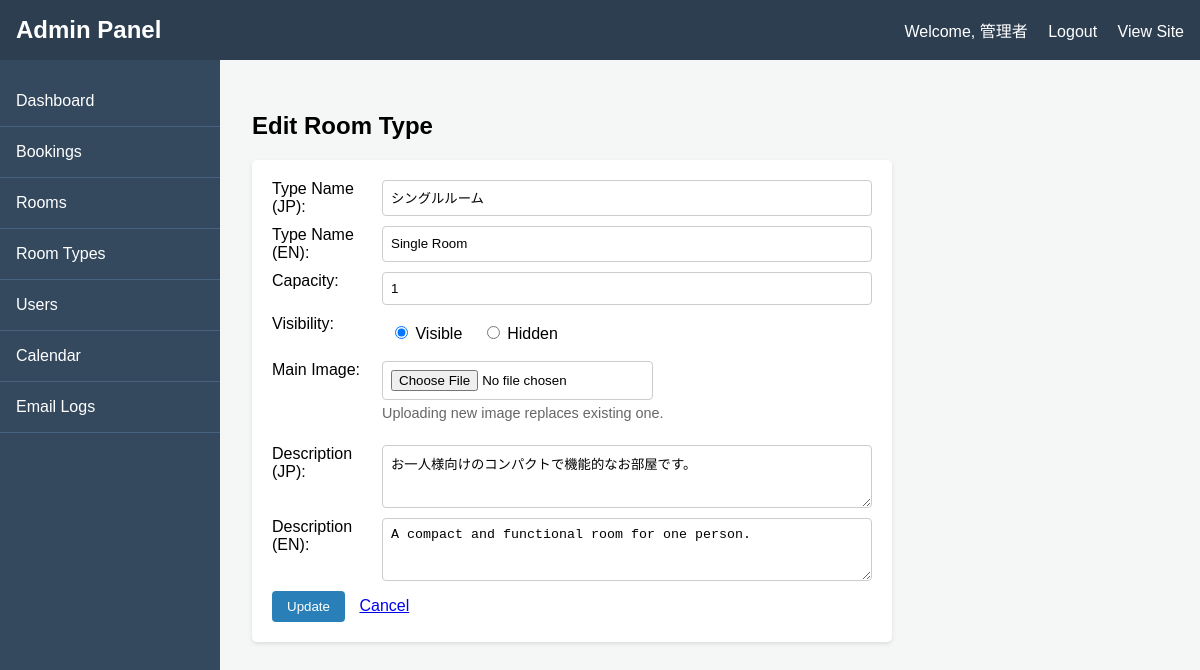
The page /admin/edit_room_type.php?id=1 (signed in) on the database its author committed.
### tables this page shows
CREATE TABLE `room_types` (
  `id` int(11) NOT NULL AUTO_INCREMENT,
  `name` varchar(255) NOT NULL COMMENT '部屋タイプ名',
  `name_en` varchar(255) DEFAULT NULL COMMENT '部屋タイプ名 (English)',
  `description` text DEFAULT NULL COMMENT '説明',
  `description_en` text DEFAULT NULL COMMENT '説明 (English)',
  `capacity` int(11) NOT NULL COMMENT '収容人数',
  `main_image` varchar(255) DEFAULT NULL COMMENT '部屋タイプ代表画像パス',
  `is_visible` tinyint(1) NOT NULL DEFAULT 1 COMMENT 'トップページ表示フラグ (1:表示, 0:非表示)',
  PRIMARY KEY (`id`)
);

### includes/language.php (called while the page is built, shortened)
<?php
$available_langs = ['ja', 'en'];
$default_lang = 'ja';
if (isset($_GET['lang']) && in_array($_GET['lang'], $available_langs)) {
    $current_lang = $_GET['lang'];
    $_SESSION['lang'] = $current_lang;
}
elseif (isset($_SESSION['lang']) && in_array($_SESSION['lang'], $available_langs)) {
    $current_lang = $_SESSION['lang'];
}
elseif (isset($_SERVER['HTTP_ACCEPT_LANGUAGE'])) {
    $browser_lang = substr($_SERVER['HTTP_ACCEPT_LANGUAGE'], 0, 2);
    if (in_array($browser_lang, $available_langs)) {
        $current_lang = $browser_lang;
    } else {
        $current_lang = $default_lang;
    }
}
else {
    $current_lang = $default_lang;
}
$lang_file_path = __DIR__ . '/../lang/' . $current_lang . '.json';
if (file_exists($lang_file_path)) {
    $lang_text = json_decode(file_get_contents($lang_file_path), true);
} else {
    $lang_text = json_decode(file_get_contents(__DIR__ . '/../lang/' . $default_lang . '.json'), true);
}
if (!function_exists('t')) {
    function t($key, ...$args) {
        global $lang_text;
        $string = isset($lang_text[$key]) ? $lang_text[$key] : $key;
        if (!empty($args)) {
            return vsprintf($string, $args);
        }
        return $string;
    }
}
?>

### includes/functions.php (called while the page is built, shortened)
<?php
function h($s) {
    return htmlspecialchars($s, ENT_QUOTES, 'UTF-8');
}

### admin/edit_room_type.php (the view, shortened to what this page needs)
<?php
require_once 'admin_check.php';
$id = filter_input(INPUT_GET, 'id', FILTER_VALIDATE_INT);
try {
    $stmt = $dbh->prepare("SELECT * FROM room_types WHERE id = :id");
    $stmt->bindParam(':id', $id, PDO::PARAM_INT);
    $stmt->execute();
    $room_type = $stmt->fetch(PDO::FETCH_ASSOC);
} catch (PDOException $e) {
    die("Error: " . h($e->getMessage()));
}
require_once 'admin_header.php';
?>
<h2><?php echo h(t('admin_edit_room_type')); ?></h2>
<div class="edit-form">
    <form action="edit_room_type.php?id=<?php echo h($id); ?>" method="POST" enctype="multipart/form-data">
        <div class="form-row">
            <label for="name"><?php echo h(t('admin_room_type_name_jp')); ?>:</label>
            <input type="text" id="name" name="name" value="<?php echo h($room_type['name']); ?>" required>
        </div>
        <div class="form-row">
            <label for="name_en"><?php echo h(t('admin_room_type_name_en')); ?>:</label>
            <input type="text" id="name_en" name="name_en" value="<?php echo h($room_type['name_en']); ?>">
        </div>
        <div class="form-row">
            <label for="capacity"><?php echo h(t('admin_capacity')); ?>:</label>
            <input type="number" id="capacity" name="capacity" min="1" value="<?php echo h($room_type['capacity']); ?>" required>
        </div>
        <div class="form-row">
            <label><?php echo h(t('admin_visible')); ?>:</label>
            <div style="flex: 1; padding: 8px;">
                <label style="font-weight: normal;"><input type="radio" name="is_visible" value="1" <?php echo (isset($room_type['is_visible']) && $room_type['is_visible']) ? 'checked' : ''; ?>> <?php echo h(t('admin_visible_on')); ?></label>
                <label style="font-weight: normal; margin-left: 15px;"><input type="radio" name="is_visible" value="0" <?php echo (!isset($room_type['is_visible']) || !$room_type['is_visible']) ? 'checked' : ''; ?>> <?php echo h(t('admin_visible_off')); ?></label>
            </div>
        </div>
        <div class="form-row">
            <label for="main_image"><?php echo h(t('admin_image_main')); ?>:</label>
            <div style="flex: 1;">
                <input type="file" id="main_image" name="main_image" accept="image/*">
                <p style="margin-top: 5px; font-size: 0.9em; color: #666;"><?php echo h(t('admin_image_upload')); ?></p>
            </div>
        </div>
        <div class="form-row">
            <label for="description"><?php echo h(t('admin_desc_jp')); ?>:</label>
            <textarea id="description" name="description" rows="3"><?php echo h($room_type['description']); ?></textarea>
        </div>
        <div class="form-row">
            <label for="description_en"><?php echo h(t('admin_desc_en')); ?>:</label>
            <textarea id="description_en" name="description_en" rows="3"><?php echo h($room_type['description_en']); ?></textarea>
        </div>
        <button type="submit" class="btn-admin" style="background-color: #2980b9;"><?php echo h(t('admin_update')); ?></button>
        <a href="room_types.php" style="margin-left: 10px;"><?php echo h(t('admin_cancel')); ?></a>
    </form>
</div>
<?php
require_once 'admin_footer.php';
?>

### admin/admin_header.php (style rules this page uses)
body { font-family: sans-serif; margin: 0; background-color: #f4f7f6; }
.btn-admin { padding: 8px 15px; border: none; border-radius: 4px; color: white; cursor: pointer; text-decoration: none; display: inline-block; }

### admin/edit_room_type.php (style rules this page uses)
.edit-form { background-color: #fff; padding: 20px; border-radius: 5px; box-shadow: 0 2px 4px rgba(0,0,0,0.1); max-width: 600px; }
.form-row { display: flex; gap: 10px; margin-bottom: 10px; }
.form-row label { flex-basis: 100px; }
.form-row input, .form-row textarea { flex: 1; padding: 8px; border: 1px solid #ccc; border-radius: 4px; }

### rows shown on the page
room_types: name "シングルルーム", name_en "Single Room", capacity "1", is_visible "☑ Visible", is_visible "☐ Hidden", description "お一人様向けのコンパクトで機能的なお部屋です。", description_en "A compact and functional room for one person."

### other values the page prints
t('admin_dashboard_title') "Admin Panel"
t('admin_welcome', $_SESSION['user']['name']) "Welcome, 管理者"
t('nav_logout') "Logout"
t('admin_site_view') "View Site"
t('admin_dashboard') "Dashboard"
t('admin_bookings') "Bookings"
t('admin_rooms') "Rooms"
t('admin_room_types') "Room Types"
t('admin_users') "Users"
t('admin_calendar') "Calendar"
t('admin_email_logs') "Email Logs"
t('admin_edit_room_type') "Edit Room Type"
t('admin_room_type_name_jp') "Type Name (JP)"
t('admin_room_type_name_en') "Type Name (EN)"
t('admin_capacity') "Capacity"
